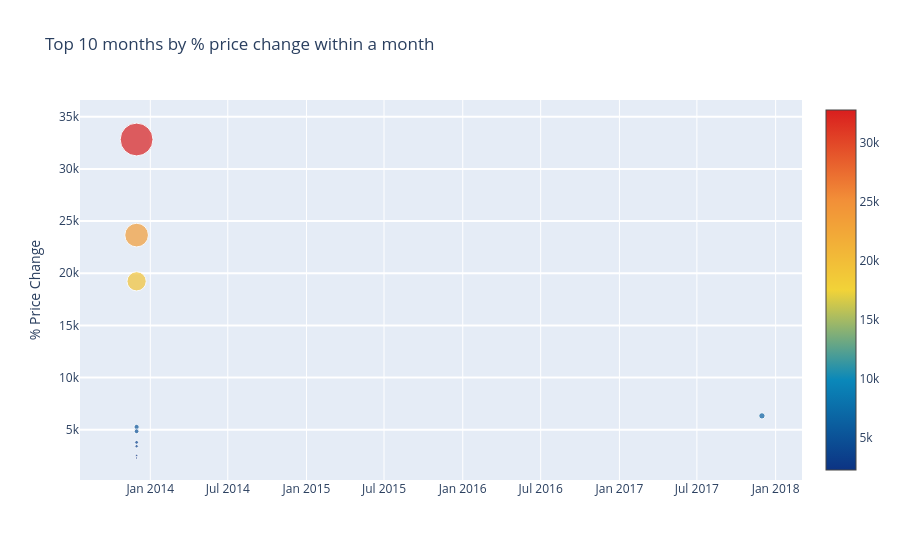

Write notebook code for a chart like this one.
### Markdown cell above
# 5- Create Monthly Data

### Code cell
df_m = (
    df
    .set_index('Date')
    .groupby('Currency')['Price']
    .resample('M')                # monthly frequency
    .mean()                      # mean price per month
    .reset_index()
)

monthly_ohlc = (
    df
    .set_index('Date')
    .groupby('Currency')['Price']
    .resample('M')
    .agg(['first', 'last', 'std', 'mean'])   # first = open, last = close, std = standard deviation, mean = mean price
    .reset_index()
    .rename(columns={
        'first': 'open price',
        'last': 'close price',
        'std': 'SD',
        'mean': 'mean price'

    })
)
df_m = df_m.merge(
    monthly_ohlc,
    on=['Currency', 'Date'],
    how='left'
)
df_m['month_diff'] = df_m['close price'] - df_m['open price']
df_m['month_diff_pct'] = df_m['month_diff'] / df_m['open price'] * 100
#print the top 10 months with highest % change of price change within a month
print("Top 10 months by % change of price change within a month:")
print(df_m.sort_values('month_diff_pct', ascending=False).head(10)[['Currency', 'Date', 'open price', 'close price', 'month_diff_pct']])

#Top 10 months by %change of price change within a month
top10_months = df_m.sort_values('month_diff_pct', ascending=False).head(10)
#include the currency name in the hover text
trace = go.Scatter(
    x = top10_months['Date'].dt.strftime(date_format='%Y-%m-%d').values,
    y = top10_months['month_diff_pct'].values,
    mode='markers',
    marker=dict(
        size = top10_months['month_diff_pct'].values*0.001,  # Adjust the size multiplier as needed
        color = top10_months['month_diff_pct'].values,
        colorscale='Portland',
        showscale=True
    ),
    text = top10_months['Date'].dt.strftime(date_format='%Y-%m-%d').values + '<br>' + top10_months['Currency'].values
    #text = f"Maximum price drop: {top10_months['SD'].values}"
    #top10_months['Date'].dt.strftime(date_format='%Y-%m-%d').values
)
data = [trace]

layout= go.Layout(
    autosize= True,
    title= 'Top 10 months by % price change within a month',
    hovermode= 'closest',
    yaxis=dict(
        title= '% Price Change',
        ticklen= 5,
        gridwidth= 2,
    ),
    showlegend= False
)
fig = go.Figure(data=data, layout=layout)
py.iplot(fig,filename='scatter2010')
# https://www.kaggle.com/code/richardgg93/rnn-example

### Figure 1 — Plotly figure (JSON) as saved in the notebook; plotly's stock layout.template omitted (floating-point values rounded to 4 significant figures)
{"data": [{"marker": {"color": [32810.0, 23650.0, 19230.0, 6330.0, 5264.0, 4854.0, 3792.0, 3419.0, 2538.0, 2293.0], "colorscale": [[0, "rgb(12,51,131)"], [0.25, "rgb(10,136,186)"], [0.5, "rgb(242,211,56)"], [0.75, "rgb(242,143,56)"], [1, "rgb(217,30,30)"]], "showscale": true, "size": [32.81, 23.65, 19.23, 6.33, 5.264, 4.854, 3.792, 3.419, 2.538, 2.293]}, "mode": "markers", "text": ["2013-11-30<br>quark", "2013-11-30<br>bitbar", "2013-11-30<br>megacoin", "2017-11-30<br>anoncoin", "2013-11-30<br>freicoin", "2013-11-30<br>phoenixcoin", "2013-11-30<br>anoncoin", "2013-11-30<br>digitalcoin", "2013-11-30<br>fastcoin", "2013-11-30<br>namecoin"], "type": "scatter", "x": ["2013-11-30", "2013-11-30", "2013-11-30", "2017-11-30", "2013-11-30", "2013-11-30", "2013-11-30", "2013-11-30", "2013-11-30", "2013-11-30"], "y": [32810.0, 23650.0, 19230.0, 6330.0, 5264.0, 4854.0, 3792.0, 3419.0, 2538.0, 2293.0]}], "layout": {"autosize": true, "hovermode": "closest", "showlegend": false, "title": {"text": "Top 10 months by % price change within a month"}, "yaxis": {"gridwidth": 2, "ticklen": 5, "title": {"text": "% Price Change"}}}}
